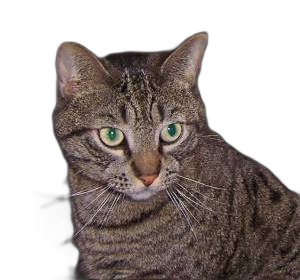
//> input picture cat.1.jpg, 300 x 280 px
$ ./test   (built with g++ and OpenCV 4)
//> lines starting //> are read from the running program, lines starting //| are printed output that depends on the picture
#include <opencv2/core/core.hpp>
#include <opencv2/highgui/highgui.hpp>
#include <opencv2/imgproc/imgproc.hpp>
#include <opencv2/core/types_c.h>
#include <iostream>
#include <fstream>
#include <ctime>
# define PI   3.14159265358979323846
using namespace std;
using namespace cv;
// GLobal variables
#define bin_size 20
#define tot_ang 180
#define cellSize 8
struct label{
	cv::Mat feature;
	double distance;
	int label; // 1: cat; 2: dog ; 3: chicken;
};

// [4 lines left out: function IsNumber, not called in this run]

cv::Mat CropImage(cv::Mat img) {
	int start_x, start_y, end_x, end_y;
	bool check = true;
	for (int i = 0; i < img.rows; i++) {
		for (int j = 0; j < img.cols; j++) {
			int x = (int)img.at<uchar>(i, j);
			if (!(x == 255)) {
				start_x = i;
				check = false;
			}
			if (!check) {
				break;
			}
		}
		if (!check) {
			break;
		}
	}

	check = true;
	for (int j = 0; j < img.cols; j++) {
		for (int i = 0; i < img.rows; i++) {
			int x = (int)img.at<uchar>(i, j);
			if (!(x == 255)) {
				start_y = j;
				check = false;
			}
			if (!check) {
				break;
			}
		}
		if (!check) {
			break;
		}
	}

	check = true;
	for (int i = img.rows - 1; i >= 0; i--) {
		for (int j = img.cols - 1; j >= 0; j--) {
			int x = (int)img.at<uchar>(i, j);
			if (!(x == 255)) {
				end_x = i;
				check = false;
			}
			if (!check) {
				break;
			}
		}
		if (!check) {
			break;
		}
	}

	check = true;
	for (int j = img.cols - 1; j >= 0; j--) {
		for (int i = img.rows - 1; i >= 0; i--) {
			int x = (int)img.at<uchar>(i, j);
			if (!(x == 255)) {
				end_y = j;
				check = false;
			}
			if (!check) {
				break;
			}
		}
		if (!check) {
			break;
		}
	}
	cv::Mat ROI(img, cv::Rect(start_y, start_x, end_y - start_y, end_x - start_x));
	cv::Mat croppedImage;
	// Copy the data into new matrix
	ROI.copyTo(croppedImage);
	return croppedImage;
}

cv::Mat GetSquareImage(const cv::Mat& img, int target_width = 512)
{
	int width = img.cols;
	int	height = img.rows;
	cv::Mat square = cv::Mat(target_width, target_width, CV_8UC1, cv::Scalar(255));
	int max_dim = (width >= height) ? width : height;
	float scale = ((float)target_width) / max_dim;
	cv::Rect roi;
	if (width >= height)
	{
		roi.width = target_width;
		roi.x = 0;
		roi.height = height * scale;
		roi.y = (target_width - roi.height) / 2;
	}
	else
	{
		roi.y = 0;
		roi.height = target_width;
		roi.width = width * scale;
		roi.x = (target_width - roi.width) / 2;
	}
	cv::resize(img, square(roi), roi.size());
	return square;
}

cv::Mat hand(string src) {
	cv::Mat origin_img, img, img_pad, img_d;
	int start_i, end_i, start_j, end_j;

	// doc anh
	origin_img = imread(src, CV_LOAD_IMAGE_GRAYSCALE);
	if (!origin_img.data)
	{
		cout << "Could not open the image" << endl;
	}
	//crop anh, loai bo nhieu nhat nen trang
	cv::Mat img_cropped = CropImage(origin_img);
	//resize ve kich thuoc 512x512
	img = GetSquareImage(img_cropped, 512);

	// chuyen kieu du lieu unsigned integer sang double de de truy cap den phan tu
	img.convertTo(img_d, CV_64FC1);
	// tao vien cho anh
	cv::copyMakeBorder(img_d, img_pad, 1, 1, 1, 1, BORDER_CONSTANT, 255);

	// Tinh toan gradient
	cv::Mat dx = Mat::zeros(img_pad.rows - 2, img_pad.cols - 2, CV_64FC1);
	cv::Mat dy = Mat::zeros(img_pad.rows - 2, img_pad.cols - 2, CV_64FC1);
	cv::Mat dxy = Mat::zeros(img_pad.rows - 2, img_pad.cols - 2, CV_64FC1);
	cv::Mat theta = Mat::zeros(img_pad.rows - 2, img_pad.cols - 2, CV_64FC1);

	for (int i = 1; i < img_pad.rows - 1; i++){
		for (int j = 1; j < img_pad.cols - 1; j++){
			dx.at<double>(i - 1, j - 1) = -1 * img_pad.at<double>(i, j - 1) + img_pad.at<double>(i, j + 1);
			dy.at<double>(i - 1, j - 1) = -1 * img_pad.at<double>(i - 1, j) + img_pad.at<double>(i + 1, j);
			dxy.at<double>(i - 1, j - 1) = sqrt(pow(dx.at<double>(i - 1, j - 1), 2) + pow(dy.at<double>(i - 1, j - 1), 2));
			if (dx.at<double>(i - 1, j - 1) == 0) {
				dx.at<double>(i - 1, j - 1) = 0.000001;
			}
			theta.at<double>(i - 1, j - 1) = atan2(dy.at<double>(i - 1, j - 1), dx.at<double>(i - 1, j - 1)) * (180 / PI);
			if (theta.at<double>(i - 1, j - 1) < 0)
				theta.at<double>(i - 1, j - 1) = theta.at<double>(i - 1, j - 1) + 180;
		}
	}

	// khoi tao ma tran 3 chieu de luu bieu do phan bo do bien thien muc xam
	int row = img.rows;
	int cell_counti = floor(row / cellSize);
	int col = img.cols;
	int cell_countj = floor(col / cellSize);
	int size[3] = { cell_counti, cell_countj, 9 };
	cv::Mat orient_bin(3, size, CV_64FC1, cv::Scalar(0));
	for (int cell_i = 0; cell_i < cell_counti; cell_i++){
		for (int cell_j = 0; cell_j < cell_countj; cell_j++){
			for (int bin = 0; bin < 9; bin++){
				// hang bat dau cua 1 cell
				start_i = (cell_i)*cellSize;
				// hag ket thuc cua 1 cell
				end_i = (cell_i + 1) * cellSize - 1;
				// cot bat dau cua 1 cell
				start_j = (cell_j)*cellSize;
				// cot ket thuc cua 1 cell
				end_j = (cell_j + 1) * cellSize - 1;

				cv::Mat temp = Mat::zeros(end_i - start_i + 1, end_j - start_j + 1, CV_64FC1);

				for (int i = start_i; i <= end_i; i++){
					for (int j = start_j; j <= end_j; j++){
						if (theta.at<double>(i, j) >= bin*bin_size && theta.at<double>(i, j) < (bin + 1)*bin_size) {
							temp.at<double>(i - start_i, j - start_j) = ((bin + 1) * bin_size - theta.at<double>(i, j)) / bin_size;
						}
						if (bin == 0) {
							if (theta.at<double>(i, j) > (tot_ang - bin_size) && theta.at<double>(i, j) <= tot_ang) {
								temp.at<double>(i - start_i, j - start_j) += (theta.at<double>(i, j) - 160) / bin_size;
							}
						}
						if (bin > 0) {
							if (theta.at<double>(i, j) >= (bin - 1) * bin_size && theta.at<double>(i, j) < bin * bin_size) {
								temp.at<double>(i - start_i, j - start_j) = (theta.at<double>(i, j) - ((bin - 1) * bin_size)) / bin_size;
							}
						}
					}
				}
				orient_bin.at<double>(cell_i, cell_j, bin) = cv::sum(temp.mul(dxy(Range(start_i, end_i + 1), Range(start_j, end_j + 1))))[0];
			}
		}
	}

	// chuyen 4 cell thanh 1 block
	int cell_block = 4;
	int block_counti = cell_counti - 1;
	int block_countj = cell_countj - 1;

	int size1[2] = { 1,block_counti * block_countj * 36 };
	cv::Mat features(2, size1, CV_64FC1, cv::Scalar(0));
	int fstart = 0;
	int size2[2] = { 1, 9 };
	cv::Mat vect(2, size2, CV_64FC1, cv::Scalar(0));
	for (int block_i = 0; block_i < block_counti; block_i++) {
		for (int block_j = 0; block_j < block_countj; block_j++) {
			cv::Mat block_vect = Mat::zeros(1, 36, CV_64FC1);
			for (int i = 0; i < 2; i++) {
				for (int j = 0; j < 2; j++) {
					int cell_i = block_i + i;
					int  cell_j = block_j + j;
					int cell_b_count = 2 * i + j;
					for (int ii = 0; ii < 9; ii++) {
						block_vect.at<double>(0, ii + cell_b_count * 9) = orient_bin.at<double>(cell_i, cell_j, ii);
					}
				}
			}

			// chuan hoa vector dac trung
			Mat_<float> norm_block_v;
			double k = 0;
			for (int i = 0; i < 36; i++) {
				k += pow(block_vect.at<double>(0, i), 2);
			}
			k = sqrt(k);
			if (k != 0) {
				norm_block_v = block_vect / k;
			}
			else {
				norm_block_v = block_vect;
			}

			// noi dai cac dac trung cua block (16x16) thanh vector dac trung cua anh
			for (int jj = 0; jj < 36; jj++)
				features.at<double>(0, jj + fstart) = norm_block_v.at<float>(0, jj);
			fstart += 36;
		}
	}
	return features;
}

void writeFeature(string name_file, cv::Mat feature) {
	cv::FileStorage fs(name_file, cv::FileStorage::WRITE);
	fs << "feature" << feature;
}
// [41 lines left out: functions readFeature, calDistanceL2Norm, calCosin, calDistanceNorm, not called in this run]

int main(int argc, char* argv[])
{
	// [34 lines of commented-out code are left out]
	label trainArray[100];
	label temp;
	int N = 30; // so anh cua moi nhan
	cv:Mat feature;
	cv::Mat feature_test;
	int type;
	string src_test;
	do {
		cout << "0.Thoat" << endl;
		cout << "1. Doc anh tu dataset va ghi dac trung" << endl;
		cout << "2. Test anh" << endl;
		cout << "Nhap lua chon :";
		cin >> type;
//> the answer given: 1
		if (type == 1) {
			cout << "Dang tinh dac trung cua anh dau vao và luu vao file...." << endl;
			for (int i = 0; i < N; i++) {
				feature = hand("train/images/cat." + to_string(i + 1) + ".jpg");
//> in hand, `origin_img = imread(src, CV_LOAD_IMAGE_GRAYSCALE);`:
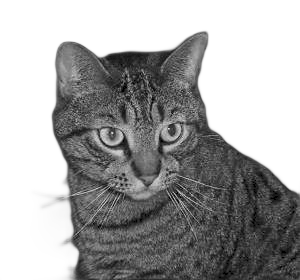
//> origin_img: 280 rows x 300 cols, CV_8UC1; min 0, max 255, mean 165.8
//> the loop in CropImage, `for (int i = 0; i < img.rows; i++)` made 30 passes
//> (start_x, check) on passes 1 to 12: (0, true), (0, true), (0, true), (0, true), (0, true), (0, true), (0, true), (0, true), (0, true), (0, true), (0, true), (0, true)
//> after the loop in CropImage, `for (int i = 0; i < img.rows; i++)`: start_x = 29; check = false
//> the loop in CropImage, `for (int j = 0; j < img.cols; j++)` made 1 pass
//> after the loop in CropImage, `for (int j = 0; j < img.cols; j++)`: start_y = 0; check = false
//> the loop in CropImage, `for (int i = img.rows - 1; i >= 0; i--)` made 1 pass
//> (end_x, check) on pass 1: (279, false)
//> after the loop in CropImage, `for (int i = img.rows - 1; i >= 0; i--)`: end_x = 279; check = false
//> the loop in CropImage, `for (int j = img.cols - 1; j >= 0; j--)` made 1 pass
//> (end_y, check) on pass 1: (299, false)
//> after the loop in CropImage, `for (int j = img.cols - 1; j >= 0; j--)`: end_y = 299; check = false
//> in CropImage, `cv::Mat ROI(img, cv::Rect(start_y, start_x, end_y - start_y, end_x - s..`:
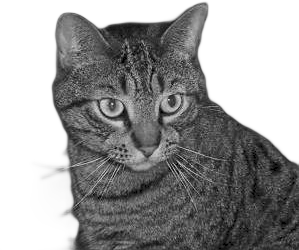
//> ROI: 250 rows x 299 cols, CV_8UC1; min 0, max 255, mean 155.5
//> in GetSquareImage, `cv::resize(img, square(roi), roi.size());`:
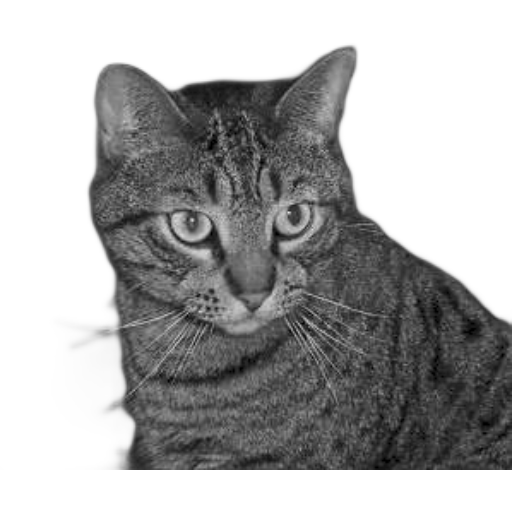
//> square: 512 rows x 512 cols, CV_8UC1; min 0, max 255, mean 171.8
//> after the loop in hand, `for (int i = 1; i < img_pad.rows - 1; i++)`:
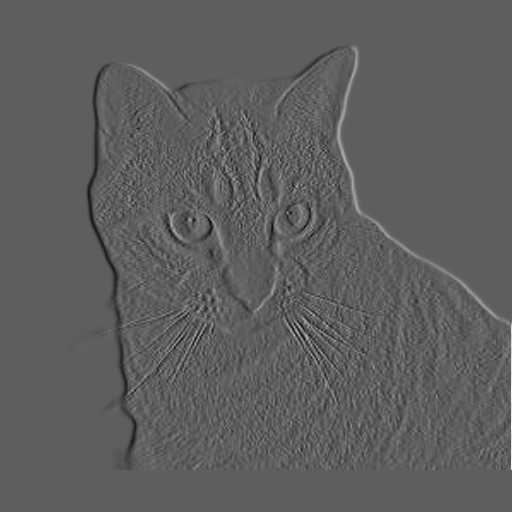
//> dx: 512 rows x 512 cols, CV_64FC1; min -132, max 223, mean -0.1; drawn with min black and max white
//> after the loop in hand, `for (int i = 1; i < img_pad.rows - 1; i++)`:
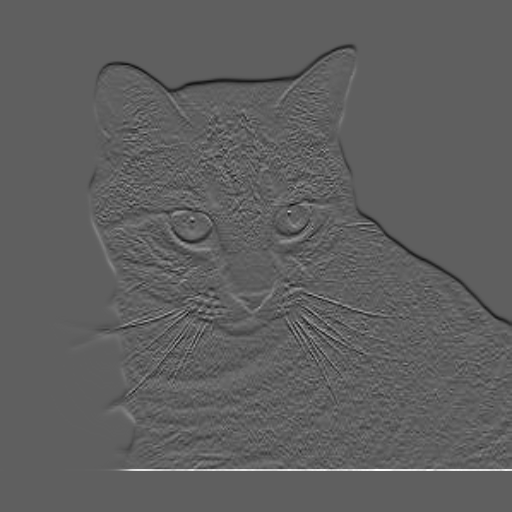
//> dy: 512 rows x 512 cols, CV_64FC1; min -146, max 242, mean 0; drawn with min black and max white
//> after the loop in hand, `for (int i = 1; i < img_pad.rows - 1; i++)`:
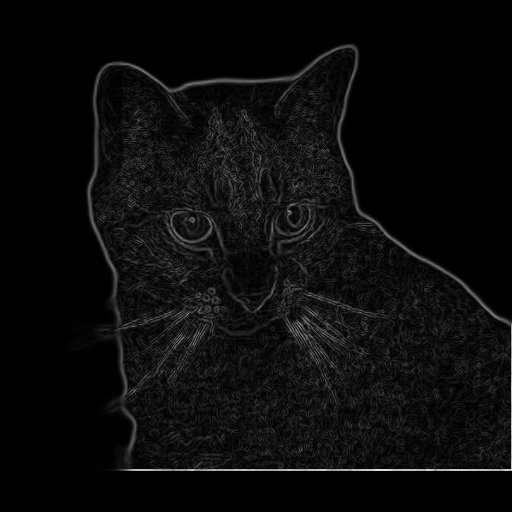
//> dxy: 512 rows x 512 cols, CV_64FC1; min 0, max 268, mean 12; drawn with min black and max white
//> after the loop in hand, `for (int i = 1; i < img_pad.rows - 1; i++)`:
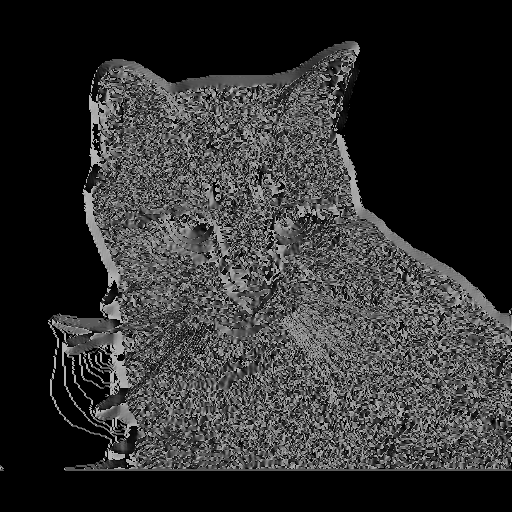
//> theta: 512 rows x 512 cols, CV_64FC1; min 0, max 180, mean 48.5
//> the loop in hand, `for (int cell_i = 0; cell_i < cell_counti; cell_i++)` made 64 passes
//> (start_i, end_i) on passes 1 to 12: (0, 7), (8, 15), (16, 23), (24, 31), (32, 39), (40, 47), (48, 55), (56, 63), (64, 71), (72, 79), (80, 87), (88, 95)
//> after the loop in hand, `for (int cell_i = 0; cell_i < cell_counti; cell_i++)`: start_i = 504; end_i = 511; start_j = 504; end_j = 511
//> the loop in hand, `for (int block_i = 0; block_i < block_counti; block_i++)` made 63 passes
//> fstart on passes 1 to 12: 2268, 4536, 6804, 9072, 11340, 13608, 15876, 18144, 20412, 22680, 24948, 27216
//> after the loop in hand, `for (int block_i = 0; block_i < block_counti; block_i++)`: fstart = 142884
				writeFeature("train/features/cat." + to_string(i + 1) + ".yml", feature);
			}
			for (int i = 0; i < N; i++) {
				feature = hand("train/images/dog." + to_string(i + 1) + ".jpg");
				writeFeature("train/features/dog." + to_string(i + 1) + ".yml", feature);
			}
			for (int i = 0; i < N; i++) {
				feature = hand("train/images/chicken." + to_string(i + 1) + ".jpg");
				writeFeature("train/features/chicken." + to_string(i + 1) + ".yml", feature);
			}
			cout << "done" << endl;
		}
		else if (type == 2) {
			do {
				int compare_type;
				cout << "Nhap file anh test : ";
				cin >> src_test;
				cout << "1. Normal | 2. L2Norm | 3.Cosin" << endl;
				cout << "Chon cong thuc so sanh anh" << endl;
				cin >> compare_type;
				cout << "Dang du doan. Vui long cho!" << endl;
				feature_test = hand("test/images/" + src_test);
				for (int i = 0; i < N; i++) {
					feature = readFeature("train/features/cat." + to_string(i + 1) + ".yml");
					trainArray[i].feature = feature;
					trainArray[i].label = 1;
					if (compare_type == 1) {
						trainArray[i].distance = calDistanceNorm(feature, feature_test);
					}
					else if (compare_type == 2) {
						trainArray[i].distance = calDistanceL2Norm(feature, feature_test);
					}
					else if (compare_type == 3) {
						trainArray[i].distance = calCosin(feature, feature_test);
					}
				}
				for (int i = 0; i < N; i++) {
					feature = readFeature("train/features/dog." + to_string(i + 1) + ".yml");
					trainArray[i + N].feature = feature;
					trainArray[i + N].label = 2;
					if (compare_type == 1) {
						trainArray[i + N].distance = calDistanceNorm(feature, feature_test);
					}
					else if (compare_type == 2) {
						trainArray[i + N].distance = calDistanceL2Norm(feature, feature_test);
					}
					else if (compare_type == 3) {
						trainArray[i + N].distance = calCosin(feature, feature_test);
					}
				}
				for (int i = 0; i < N; i++) {
					feature = readFeature("train/features/chicken." + to_string(i + 1) + ".yml");
					trainArray[i + 2 * N].feature = feature;
					trainArray[i + 2 * N].label = 3;
					if (compare_type == 1) {
						trainArray[i + 2 * N].distance = calDistanceNorm(feature, feature_test);
					}
					else if (compare_type == 2) {
						trainArray[i + 2 * N].distance = calDistanceL2Norm(feature, feature_test);
					}
					else if (compare_type == 3) {
						trainArray[i + 2 * N].distance = calCosin(feature, feature_test);
					}
				}
				if (compare_type == 1 || compare_type == 2) {
					for (int i = 0; i < 3 * N - 1; i++) {
						for (int j = i + 1; j < 3 * N; j++) {
							if (trainArray[i].distance > trainArray[j].distance) {
								temp = trainArray[i];
								trainArray[i] = trainArray[j];
								trainArray[j] = temp;
							}
						}
					}
				}
				else if (compare_type == 3) {
					for (int i = 0; i < 3 * N - 1; i++) {
						for (int j = i + 1; j < 3 * N; j++) {
							if (trainArray[i].distance < trainArray[j].distance) {
								temp = trainArray[i];
								trainArray[i] = trainArray[j];
								trainArray[j] = temp;
							}
						}
					}
				}

				int cat_predict = 0;
				int dog_predict = 0;
				int chicken_predict = 0;
				for (int i = 0; i < 10; i++) {
					if (trainArray[i].label == 1) {
						cat_predict++;
					}
					else if (trainArray[i].label == 2) {
						dog_predict++;
					}
					else if (trainArray[i].label == 3) {
						chicken_predict++;
					}
				}
				if (cat_predict >= dog_predict && cat_predict >= chicken_predict) {
					cout << "Du doan la meo" << endl;
				}
				else if (dog_predict >= cat_predict && dog_predict >= chicken_predict) {
					cout << "Du doan la cho" << endl;
				}
				else if (chicken_predict >= cat_predict && chicken_predict >= dog_predict) {
					cout << "Du doan la ga" << endl;
				}
				cout << "Nhap lua chon :";
				cin >> type;
			} while (type == 2);
		}
	} while (type != 0);
	return 0;
}

$ run again, on train/images/cat.2.jpg
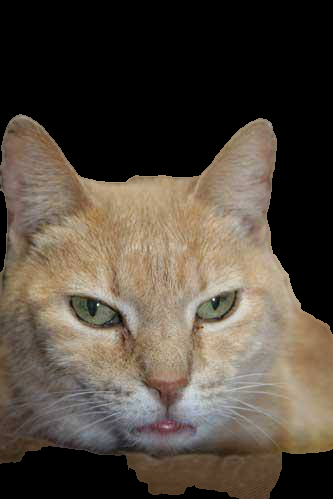
//> input picture train/images/cat.2.jpg, 333 x 499 px, given in place of cat.1.jpg, which was not available
//> the loop in CropImage, `for (int i = 0; i < img.rows; i++)` made 1 pass
//> (start_x, check) on pass 1: (0, false)
//> after the loop in CropImage, `for (int i = 0; i < img.rows; i++)`: start_x = 0; check = false
//> the loop in CropImage, `for (int j = 0; j < img.cols; j++)` made 1 pass
//> after the loop in CropImage, `for (int j = 0; j < img.cols; j++)`: start_y = 0; check = false
//> the loop in CropImage, `for (int i = img.rows - 1; i >= 0; i--)` made 1 pass
//> (end_x, check) on pass 1: (498, false)
//> after the loop in CropImage, `for (int i = img.rows - 1; i >= 0; i--)`: end_x = 498; check = false
//> the loop in CropImage, `for (int j = img.cols - 1; j >= 0; j--)` made 1 pass
//> (end_y, check) on pass 1: (332, false)
//> after the loop in CropImage, `for (int j = img.cols - 1; j >= 0; j--)`: end_y = 332; check = false
//> after the loop in hand, `for (int i = 1; i < img_pad.rows - 1; i++)`:
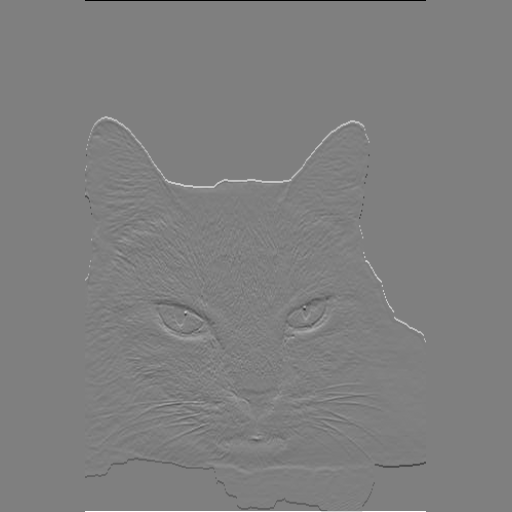
//> dy: 512 rows x 512 cols, CV_64FC1; min -255, max 255, mean 0; drawn with min black and max white
//> after the loop in hand, `for (int i = 1; i < img_pad.rows - 1; i++)`:
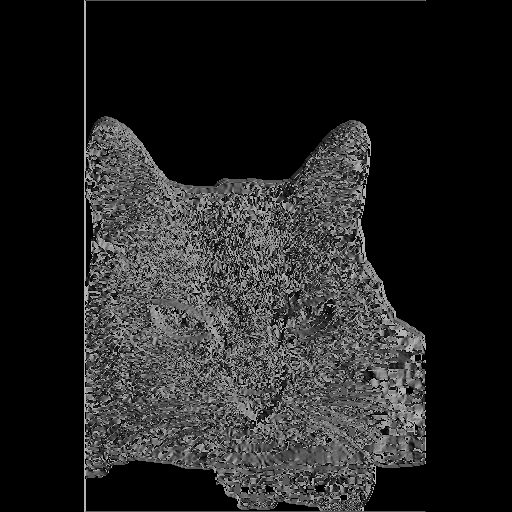
//> theta: 512 rows x 512 cols, CV_64FC1; min 0, max 180, mean 36.3
//> the loop in hand, `for (int cell_i = 0; cell_i < cell_counti; cell_i++)` made 64 passes
//> (start_i, end_i) on passes 1 to 8: (0, 7), (8, 15), (16, 23), (24, 31), (32, 39), (40, 47), (48, 55), (56, 63)
//> after the loop in hand, `for (int cell_i = 0; cell_i < cell_counti; cell_i++)`: start_i = 504; end_i = 511; start_j = 504; end_j = 511
//> the loop in hand, `for (int block_i = 0; block_i < block_counti; block_i++)` made 63 passes
//> fstart on passes 1 to 8: 2268, 4536, 6804, 9072, 11340, 13608, 15876, 18144
//> after the loop in hand, `for (int block_i = 0; block_i < block_counti; block_i++)`: fstart = 142884

$ run again, on cat.3.jpg
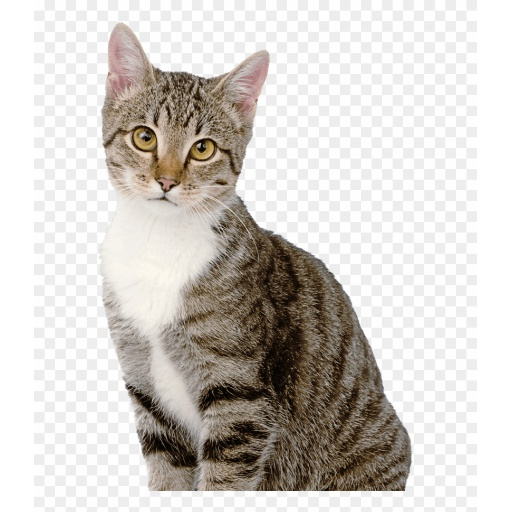
//> input picture cat.3.jpg, 512 x 512 px, given in place of cat.1.jpg, which was not available
//> the loop in CropImage, `for (int i = 0; i < img.rows; i++)` made 1 pass
//> (start_x, check) on pass 1: (0, false)
//> after the loop in CropImage, `for (int i = 0; i < img.rows; i++)`: start_x = 0; check = false
//> the loop in CropImage, `for (int j = 0; j < img.cols; j++)` made 33 passes
//> after the loop in CropImage, `for (int j = 0; j < img.cols; j++)`: start_y = 32; check = false
//> the loop in CropImage, `for (int i = img.rows - 1; i >= 0; i--)` made 1 pass
//> (end_x, check) on pass 1: (511, false)
//> after the loop in CropImage, `for (int i = img.rows - 1; i >= 0; i--)`: end_x = 511; check = false
//> the loop in CropImage, `for (int j = img.cols - 1; j >= 0; j--)` made 33 passes
//> after the loop in CropImage, `for (int j = img.cols - 1; j >= 0; j--)`: end_y = 479; check = false
//> after the loop in hand, `for (int i = 1; i < img_pad.rows - 1; i++)`:
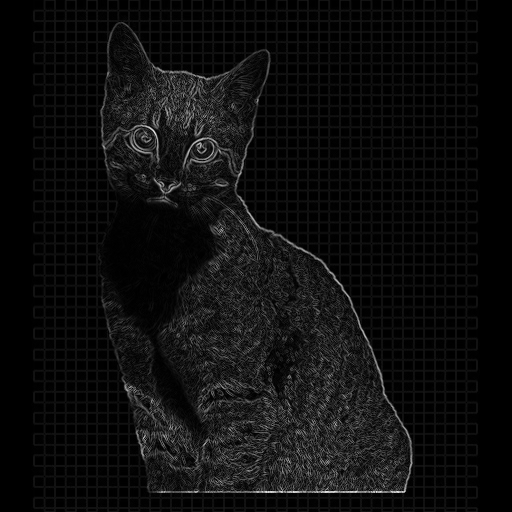
//> dxy: 512 rows x 512 cols, CV_64FC1; min 0, max 235.8, mean 14.3
//> after the loop in hand, `for (int i = 1; i < img_pad.rows - 1; i++)`:
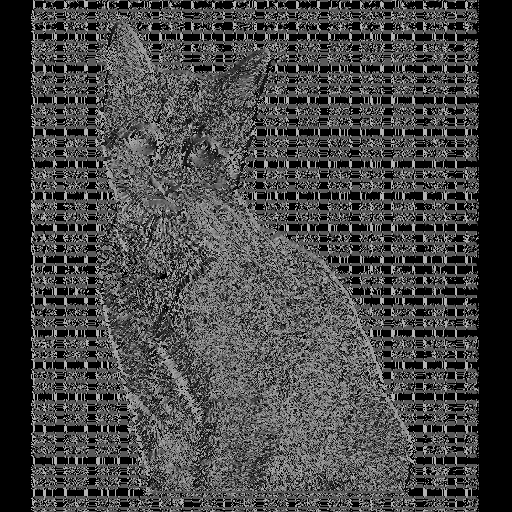
//> theta: 512 rows x 512 cols, CV_64FC1; min 0, max 180, mean 69.5
//> the loop in hand, `for (int cell_i = 0; cell_i < cell_counti; cell_i++)` made 64 passes
//> (start_i, end_i) on passes 1 to 8: (0, 7), (8, 15), (16, 23), (24, 31), (32, 39), (40, 47), (48, 55), (56, 63)
//> after the loop in hand, `for (int cell_i = 0; cell_i < cell_counti; cell_i++)`: start_i = 504; end_i = 511; start_j = 504; end_j = 511
//> the loop in hand, `for (int block_i = 0; block_i < block_counti; block_i++)` made 63 passes
//> fstart on passes 1 to 8: 2268, 4536, 6804, 9072, 11340, 13608, 15876, 18144
//> after the loop in hand, `for (int block_i = 0; block_i < block_counti; block_i++)`: fstart = 142884
